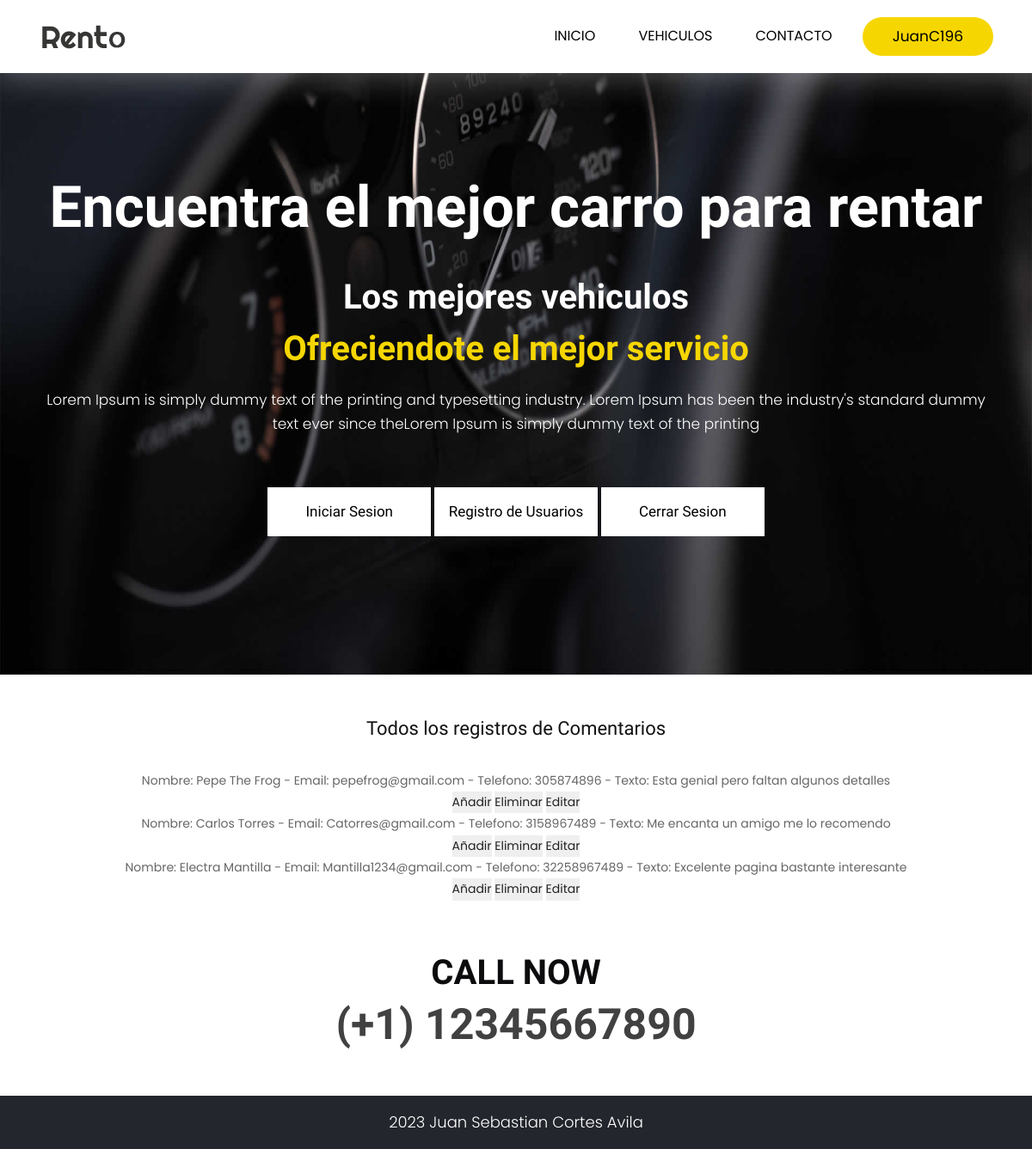
/AppFinal/administradorcomentario/ (signed in), run on the app's committed database.
### AppFinal/models.py (models this page shows)
class Comentario(models.Model):
    nombre= models.CharField(max_length=40)
    email = models.EmailField()
    telefono = models.IntegerField()
    texto= models.CharField(max_length=100)
    def __str__(self):
        return f"Nombre: {self.nombre} - Email: {self.email} - Telefono: {self.telefono} - Texto: {self.texto}"

### AppFinal/views.py (the view)
# urls.py: path('administradorcomentario/', views.leerComentarios, name="admin_coment"),
@login_required
def leerComentarios(request):
    texto = Comentario.objects.all()
    contexto = {"texto":texto}
    return render(request, "AppFinal/administrador_comentarios.html", contexto)

### AppFinal/templates/AppFinal/administrador_comentarios.html
{% extends "AppFinal/padre.html" %}
{% load static %}
{% block ContenidoCambiante %}
<br>
<br>
<center><div>
    <h2>Todos los registros de Comentarios</h2>
    <br>
{% for p in texto %}
    <li>{{p}}</li>
    <button>
        <a href="{% url 'Comentarios' %}">Añadir</a>
    </button>
    <button>
        <a href="{% url 'delete_coment' p.texto %}"> Eliminar </a>
    </button>
    <button>
        <a href="{% url 'edit_coment' p.texto %}"> Editar </a>
    </button>
{% endfor %}
{% endblock %}

### AppFinal/templates/AppFinal/padre.html (shortened to what this page needs)
<!DOCTYPE html>
<html lang="en">
   <head>
      {% load static %}
      <link rel="stylesheet" href="{% static 'AppFinal/css/bootstrap.min.css' %}">
      <link rel="stylesheet" href="{% static 'AppFinal/css/style.css' %}">
      <link rel="stylesheet" href="{% static 'AppFinal/css/responsive.css' %}">
      <link rel="stylesheet" href="{% static 'AppFinal/css/jquery.mCustomScrollbar.min.css' %}">
      <link rel="stylesheet" href="https://netdna.bootstrapcdn.com/font-awesome/4.0.3/css/font-awesome.css">
      <link rel="stylesheet" href="https://cdnjs.cloudflare.com/ajax/libs/fancybox/2.1.5/jquery.fancybox.min.css" media="screen">
   </head>
   <body class="main-layout">
      <header>
         <div class="header">
            <div class="container">
               <div class="row">
                  <div class="col-xl-3 col-lg-3 col-md-3 col-sm-3 col logo_section">
                     <div class="full">
                        <div class="center-desk">
                           <div class="logo">
                              <a href="{% url 'Inicio' %}"><img src="{% static 'AppFinal/images/logo.png' %}" alt="#" /></a>
                           </div>
                        </div>
                     </div>
                  </div>
                  <div class="col-xl-9 col-lg-9 col-md-9 col-sm-9">
                     <nav class="navigation navbar navbar-expand-md navbar-dark ">
                        <div class="collapse navbar-collapse" id="navbarsExample04">
                           <ul class="navbar-nav mr-auto">
                              <li class="nav-item">
                                 <a class="nav-link" href="{% url 'Inicio' %}"> Inicio  </a>
                              </li>
                              <li class="nav-item">
                                 <a class="nav-link" href="{% url 'Vehiculos' %}">Vehiculos</a>
                              </li>
                              <li class="nav-item">
                                 <a class="nav-link" href="{% url 'Comentarios' %}">Contacto</a>
                              </li>
                           </ul>
                           {% if request.user.is_authenticated %}
                           <div class="sign_btn"><a href="{% url 'Usuarios' %}">{{user}}</a></div>
                           {% endif %}
                        </div>
                     </nav>
                  </div>
               </div>
            </div>
         </div>
      </header>
      <section class="banner_main">
         <div class="container">
            <div class="row d_flex">
               <div class="col-md-12">
                  <div class="text-bg">
                     <h1>Encuentra el mejor carro para rentar</h1>
                     <strong>Los mejores vehiculos</strong>
                     <span>Ofreciendote el mejor servicio</span>
                     <p>
                        Lorem Ipsum is simply dummy text of the printing and typesetting industry. Lorem Ipsum has been the industry's standard dummy text ever since theLorem Ipsum is simply dummy text of the printing
                        <head></head>
                     </p>
                     <a href="{% url 'Login' %}">Iniciar Sesion</a>
                     <a href="{% url 'Register' %}">Registro de Usuarios</a>
                     <a href="{% url 'Logout' %}">Cerrar Sesion</a>
                  </div>
               </div>
            </div>
         </div>
      </section>
    {% block ContenidoCambiante %}
    {% endblock %}
      <footer>
         <div class="footer">
            <div class="container">
               <div class="row">
                  <div class="col-md-12">
                     <div class="cont_call">
                        <h3> <strong class="multi color_chang"> Call Now</strong><br>
                           (+1) 12345667890
                        </h3>
                     </div>
                  </div>
               </div>
            </div>
            <div class="copyright">
               <div class="container">
                  <div class="row">
                     <div class="col-md-12">
                        <p> 2023 Juan Sebastian Cortes Avila</a></p>
                     </div>
                  </div>
               </div>
            </div>
         </div>
      </footer>
   </body>
</html>

### AppFinal/static/AppFinal/css/style.css (style rules this page uses)
* { box-sizing: border-box !important; }
html { scroll-behavior: smooth; }
body { color: #666666; font-size: 14px; font-family: 'Poppins', sans-serif; line-height: 1.80857; font-weight: normal; }
a { color: #1f1f1f; text-decoration: none !important; outline: none !important; -webkit-transition: all .3s ease-in-out; -moz-transition: all .3s ease-in-out; -ms-transition: all .3s ease-in-out; -o-transition: all .3s ease-in-out; transition: all .3s ease-in-out; }
h1, h2, h3, h4, h5, h6 { letter-spacing: 0; font-weight: normal; position: relative; padding: 0 0 10px 0; font-weight: normal; line-height: normal; color: #111111; margin: 0 }
h1 { font-size: 24px; font-family: 'Righteous', cursive; }
h2 { font-size: 22px; font-family: 'Righteous', cursive; }
h3 { font-size: 18px; font-family: 'Righteous', cursive; }
*, *::after, *::before { -webkit-box-sizing: border-box; -moz-box-sizing: border-box; box-sizing: border-box; }
ul, li, ol { margin: 0px; padding: 0px; list-style: none; }
p { margin: 0px; font-weight: 300; font-size: 15px; line-height: 24px; }
a { color: #222222; text-decoration: none; outline: none !important; }
a, .btn { text-decoration: none !important; outline: none !important; -webkit-transition: all .3s ease-in-out; -moz-transition: all .3s ease-in-out; -ms-transition: all .3s ease-in-out; -o-transition: all .3s ease-in-out; transition: all .3s ease-in-out; }
img { max-width: 100%; height: auto; }
button { border: 0; margin: 0; padding: 0; cursor: pointer; }
.full { float: left; width: 100%; }
.full { width: 100%; float: left; margin: 0; padding: 0; }
.navigation.navbar { float: right; padding: 0px; }
.navigation.navbar-dark .navbar-nav .nav-link { padding: 0 25px; color: #000; font-size: 16px; line-height: 20px; text-transform: uppercase; }
.navbar-expand-md .navbar-nav { padding-right: 10px; }
.sign_btn a { background-color: #f6d601; display: inline-block; padding: 7px 35px; border-radius: 30px; color: #000; font-size: 17px; }
.header { width: 100%; background: #fff; padding: 20px 30px; }
.logo a { font-size: 40px; font-weight: bold; text-transform: uppercase; color: #fff; line-height: 40px; }
.banner_main { background: url(../images/banner.jpg); background-repeat: no-repeat; min-height: 700px; display: flex; justify-content: center; align-content: center; align-items: center; background-size: 100% 100%; }
.text-bg { text-align: center; padding-bottom: 50px; }
.text-bg h1 { color: #fff; font-size: 67px; line-height: 90px; padding-bottom: 35px; font-weight: bold; }
.text-bg strong { font-family: 'Righteous', cursive; font-size: 40px; line-height: 50px; color: #fff; padding-bottom: 10px; display: block; }
.text-bg span { font-family: 'Righteous', cursive; color: #f6d601; font-size: 40px; line-height: 50px; font-weight: bold; padding-bottom: 20px; display: block; }
.text-bg p { color: #fff; font-size: 17px; line-height: 28px; padding-bottom: 60px; }
.text-bg a { font-family: 'Righteous', cursive; font-size: 17px; background-color: #fff; color: #000; padding: 13px 0px; width: 100%; max-width: 190px; text-align: center; display: inline-block; transition: ease-in all 0.5s; }
.d_flex { display: flex; align-items: center; flex-wrap: wrap; }
.multi { color: #f6d601; font-weight: bold; font-size: 40px; }
.color_chang { color: #0c0c0e; }
.footer { font-family: Poppins; background: #fff; padding-top: 50px; text-align: center; }
.cont_call h3 { color: #414141; font-size: 50px; line-height: 60px; font-weight: bold; text-transform: uppercase; }
.copyright { margin-top: 43px; padding: 20px 0px; background-color: #23262d; }
.copyright p { color: #fff; font-size: 18px; line-height: 22px; text-align: center; }

### data on the page
Comentario: nombre+email+telefono "Nombre: Pepe The Frog - Email: pepefrog@gmail.com - Telefono: 305874896 - Texto: Esta genial pero faltan algunos detalles"
Comentario: nombre+email+telefono "Nombre: Carlos Torres - Email: Catorres@gmail.com - Telefono: 3158967489 - Texto: Me encanta un amigo me lo recomendo"
Comentario: nombre+email+telefono "Nombre: Electra Mantilla - Email: Mantilla1234@gmail.com - Telefono: 32258967489 - Texto: Excelente pagina bastante interesante"

### other printed values
{{ user }} "JuanC196"
